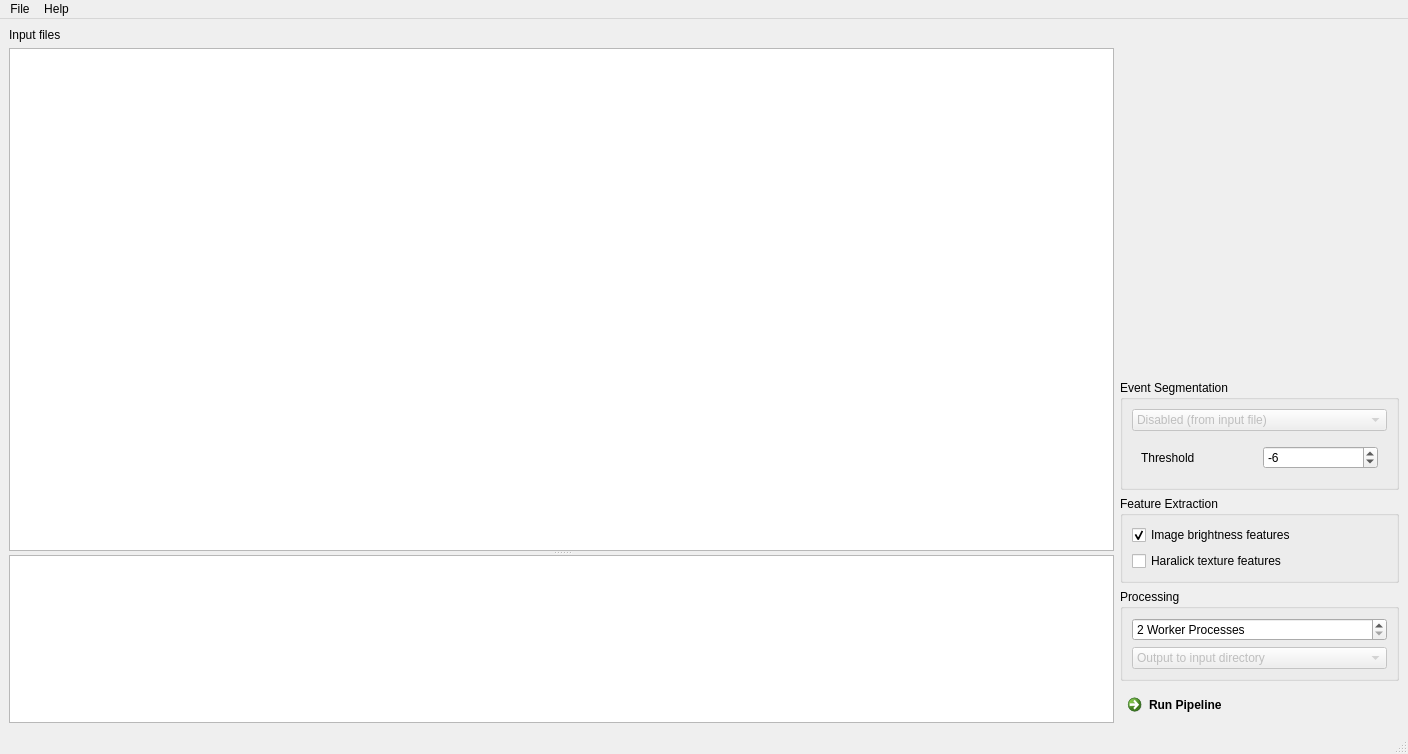
<?xml version="1.0" encoding="UTF-8"?>
<ui version="4.0">
 <class>MainWindow</class>
 <widget class="QMainWindow" name="MainWindow">
  <property name="geometry">
   <rect>
    <x>0</x>
    <y>0</y>
    <width>1408</width>
    <height>754</height>
   </rect>
  </property>
  <property name="windowTitle">
   <string>MainWindow</string>
  </property>
  <widget class="QWidget" name="centralwidget">
   <layout class="QHBoxLayout" name="horizontalLayout" stretch="4,1">
    <item>
     <layout class="QVBoxLayout" name="verticalLayout_5">
      <item>
       <widget class="QLabel" name="label_2">
        <property name="sizePolicy">
         <sizepolicy hsizetype="Expanding" vsizetype="Preferred">
          <horstretch>0</horstretch>
          <verstretch>0</verstretch>
         </sizepolicy>
        </property>
        <property name="text">
         <string>Input files</string>
        </property>
       </widget>
      </item>
      <item>
       <widget class="QSplitter" name="splitter">
        <property name="orientation">
         <enum>Qt::Vertical</enum>
        </property>
        <widget class="ProgressTable" name="tableView_input">
         <property name="sizePolicy">
          <sizepolicy hsizetype="Expanding" vsizetype="Expanding">
           <horstretch>1</horstretch>
           <verstretch>3</verstretch>
          </sizepolicy>
         </property>
         <property name="dragDropMode">
          <enum>QAbstractItemView::InternalMove</enum>
         </property>
         <property name="alternatingRowColors">
          <bool>true</bool>
         </property>
         <property name="selectionMode">
          <enum>QAbstractItemView::SingleSelection</enum>
         </property>
         <property name="selectionBehavior">
          <enum>QAbstractItemView::SelectRows</enum>
         </property>
         <property name="sortingEnabled">
          <bool>true</bool>
         </property>
         <property name="cornerButtonEnabled">
          <bool>false</bool>
         </property>
         <attribute name="horizontalHeaderMinimumSectionSize">
          <number>50</number>
         </attribute>
         <attribute name="horizontalHeaderStretchLastSection">
          <bool>true</bool>
         </attribute>
         <attribute name="verticalHeaderVisible">
          <bool>false</bool>
         </attribute>
        </widget>
        <widget class="QTextBrowser" name="textBrowser">
         <property name="sizePolicy">
          <sizepolicy hsizetype="Expanding" vsizetype="Expanding">
           <horstretch>1</horstretch>
           <verstretch>1</verstretch>
          </sizepolicy>
         </property>
        </widget>
       </widget>
      </item>
     </layout>
    </item>
    <item>
     <widget class="QWidget" name="widget_options" native="true">
      <property name="sizePolicy">
       <sizepolicy hsizetype="Minimum" vsizetype="Preferred">
        <horstretch>0</horstretch>
        <verstretch>0</verstretch>
       </sizepolicy>
      </property>
      <layout class="QVBoxLayout" name="verticalLayout">
       <property name="leftMargin">
        <number>0</number>
       </property>
       <property name="topMargin">
        <number>0</number>
       </property>
       <property name="rightMargin">
        <number>0</number>
       </property>
       <property name="bottomMargin">
        <number>0</number>
       </property>
       <item>
        <spacer name="verticalSpacer_2">
         <property name="orientation">
          <enum>Qt::Vertical</enum>
         </property>
         <property name="sizeHint" stdset="0">
          <size>
           <width>20</width>
           <height>40</height>
          </size>
         </property>
        </spacer>
       </item>
       <item>
        <widget class="QGroupBox" name="groupBox_4">
         <property name="sizePolicy">
          <sizepolicy hsizetype="Preferred" vsizetype="Preferred">
           <horstretch>0</horstretch>
           <verstretch>0</verstretch>
          </sizepolicy>
         </property>
         <property name="title">
          <string>Event Segmentation</string>
         </property>
         <layout class="QGridLayout" name="gridLayout_2">
          <item row="1" column="0" alignment="Qt::AlignTop">
           <widget class="QStackedWidget" name="stackedWidget_segmenter">
            <property name="sizePolicy">
             <sizepolicy hsizetype="Minimum" vsizetype="Minimum">
              <horstretch>0</horstretch>
              <verstretch>0</verstretch>
             </sizepolicy>
            </property>
            <property name="currentIndex">
             <number>1</number>
            </property>
            <widget class="QWidget" name="page">
             <layout class="QGridLayout" name="gridLayout">
              <item row="0" column="0">
               <widget class="QCheckBox" name="checkBox_basin_based">
                <property name="text">
                 <string>Use basins (output file links to input file)</string>
                </property>
               </widget>
              </item>
             </layout>
            </widget>
            <widget class="QWidget" name="page_2">
             <layout class="QGridLayout" name="gridLayout_3">
              <item row="0" column="0">
               <widget class="QLabel" name="label">
                <property name="text">
                 <string>Threshold</string>
                </property>
               </widget>
              </item>
              <item row="0" column="1">
               <widget class="QSpinBox" name="spinBox_thresh">
                <property name="toolTip">
                 <string>Mask-generating threshold for the background-corrected image.</string>
                </property>
                <property name="minimum">
                 <number>-10</number>
                </property>
                <property name="maximum">
                 <number>-1</number>
                </property>
                <property name="value">
                 <number>-6</number>
                </property>
               </widget>
              </item>
             </layout>
            </widget>
           </widget>
          </item>
          <item row="0" column="0">
           <widget class="QComboBox" name="comboBox_segmenter">
            <property name="enabled">
             <bool>false</bool>
            </property>
            <property name="sizePolicy">
             <sizepolicy hsizetype="Minimum" vsizetype="Fixed">
              <horstretch>0</horstretch>
              <verstretch>0</verstretch>
             </sizepolicy>
            </property>
            <item>
             <property name="text">
              <string>Disabled (from input file)</string>
             </property>
            </item>
            <item>
             <property name="text">
              <string>Threshold-based</string>
             </property>
            </item>
           </widget>
          </item>
         </layout>
        </widget>
       </item>
       <item alignment="Qt::AlignTop">
        <widget class="QGroupBox" name="groupBox_5">
         <property name="sizePolicy">
          <sizepolicy hsizetype="Preferred" vsizetype="Expanding">
           <horstretch>0</horstretch>
           <verstretch>0</verstretch>
          </sizepolicy>
         </property>
         <property name="title">
          <string>Feature Extraction</string>
         </property>
         <layout class="QVBoxLayout" name="verticalLayout_7">
          <item>
           <widget class="QCheckBox" name="checkBox_feat_bright">
            <property name="text">
             <string>Image brightness features</string>
            </property>
            <property name="checked">
             <bool>true</bool>
            </property>
           </widget>
          </item>
          <item>
           <widget class="QCheckBox" name="checkBox_feat_haralick">
            <property name="text">
             <string>Haralick texture features</string>
            </property>
           </widget>
          </item>
         </layout>
        </widget>
       </item>
       <item>
        <widget class="QGroupBox" name="groupBox_6">
         <property name="sizePolicy">
          <sizepolicy hsizetype="Preferred" vsizetype="Preferred">
           <horstretch>0</horstretch>
           <verstretch>0</verstretch>
          </sizepolicy>
         </property>
         <property name="title">
          <string>Processing</string>
         </property>
         <layout class="QVBoxLayout" name="verticalLayout_8">
          <item>
           <widget class="QSpinBox" name="spinBox_procs">
            <property name="suffix">
             <string> Worker Processes</string>
            </property>
            <property name="minimum">
             <number>2</number>
            </property>
            <property name="maximum">
             <number>64</number>
            </property>
           </widget>
          </item>
          <item>
           <widget class="QComboBox" name="comboBox">
            <property name="enabled">
             <bool>false</bool>
            </property>
            <item>
             <property name="text">
              <string>Output to input directory</string>
             </property>
            </item>
            <item>
             <property name="text">
              <string>Select output path...</string>
             </property>
            </item>
           </widget>
          </item>
         </layout>
        </widget>
       </item>
       <item>
        <widget class="QCommandLinkButton" name="commandLinkButton_run">
         <property name="text">
          <string>Run Pipeline</string>
         </property>
        </widget>
       </item>
      </layout>
     </widget>
    </item>
   </layout>
  </widget>
  <widget class="QMenuBar" name="menubar">
   <property name="geometry">
    <rect>
     <x>0</x>
     <y>0</y>
     <width>1408</width>
     <height>22</height>
    </rect>
   </property>
   <widget class="QMenu" name="menuHelp">
    <property name="title">
     <string>Help</string>
    </property>
    <addaction name="actionDocumentation"/>
    <addaction name="actionSoftware"/>
    <addaction name="actionAbout"/>
   </widget>
   <widget class="QMenu" name="menuFile">
    <property name="title">
     <string>File</string>
    </property>
    <addaction name="actionAdd"/>
    <addaction name="actionClear"/>
    <addaction name="separator"/>
    <addaction name="actionQuit"/>
   </widget>
   <addaction name="menuFile"/>
   <addaction name="menuHelp"/>
  </widget>
  <widget class="QStatusBar" name="statusbar"/>
  <action name="actionExit">
   <property name="text">
    <string>Quit</string>
   </property>
  </action>
  <action name="actionAbout">
   <property name="text">
    <string>About</string>
   </property>
  </action>
  <action name="actionSoftware">
   <property name="text">
    <string>Software</string>
   </property>
  </action>
  <action name="actionDocumentation">
   <property name="text">
    <string>Documentation</string>
   </property>
  </action>
  <action name="actionQuit">
   <property name="text">
    <string>Quit</string>
   </property>
  </action>
  <action name="actionAdd">
   <property name="text">
    <string>Add data</string>
   </property>
  </action>
  <action name="actionClear">
   <property name="text">
    <string>Clear forms</string>
   </property>
  </action>
 </widget>
 <customwidgets>
  <customwidget>
   <class>ProgressTable</class>
   <extends>QTableView</extends>
   <header>chipstream.gui.table_progress</header>
  </customwidget>
 </customwidgets>
 <resources/>
 <connections>
  <connection>
   <sender>comboBox_segmenter</sender>
   <signal>currentIndexChanged(int)</signal>
   <receiver>stackedWidget_segmenter</receiver>
   <slot>setCurrentIndex(int)</slot>
   <hints>
    <hint type="sourcelabel">
     <x>1052</x>
     <y>248</y>
    </hint>
    <hint type="destinationlabel">
     <x>1052</x>
     <y>312</y>
    </hint>
   </hints>
  </connection>
 </connections>
</ui>
